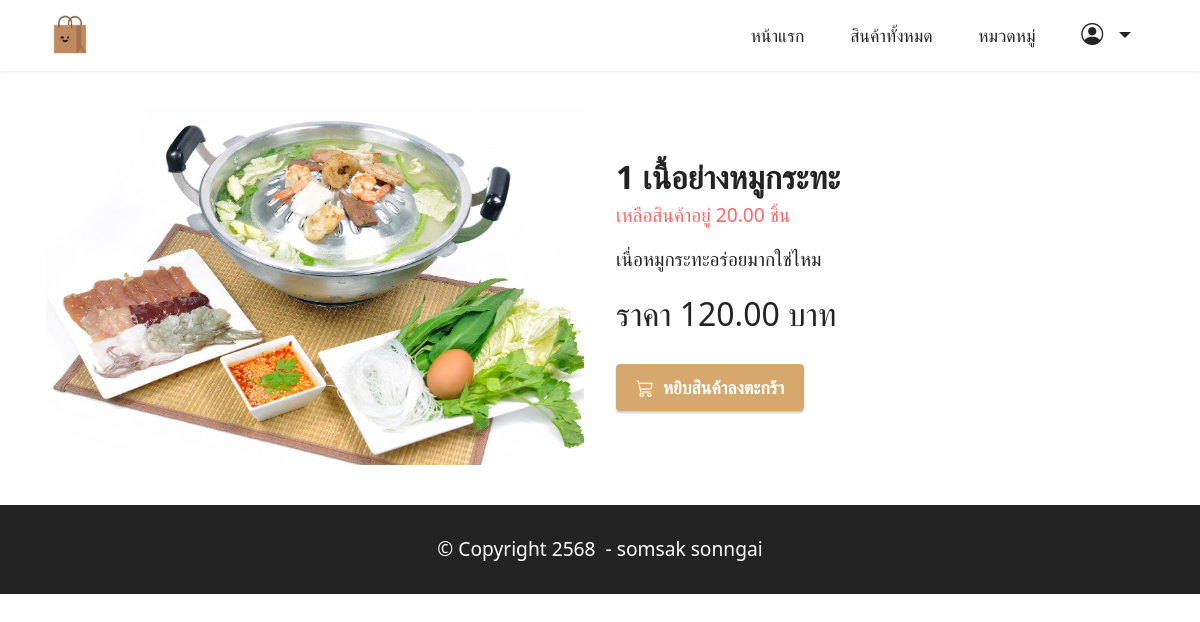
The app's page /blog/product/1/ with its own data.
### productapp/models.py (models this page shows, shortened)
class Product1(models.Model):
    category = models.ForeignKey('Category',on_delete=models.CASCADE,null=True,verbose_name="หมวดหมู่สินค้า")
    name = models.CharField("ชื่อสินค้า", max_length=100)
    description = models.TextField("รายละเอียดสินค้า", max_length=500)
    price = models.DecimalField("ราคาขาย", max_digits=10, decimal_places=2)
    stock = models.DecimalField("จำนวนในสต๊อก", max_digits=10, decimal_places=2)
    is_trending = models.BooleanField("สินค้าแนะนำ", default=False)
    image = models.ImageField("รูปสินค้า", upload_to="product")
    profitprice = models.DecimalField("ราคากำไร", max_digits=10, decimal_places=2)
    created_at = models.DateTimeField("วันที่เพิ่มสินค้า", auto_now_add=True)
    updated_at = models.DateTimeField("วันที่แก้ไขล่าสุด", auto_now=True)
    barcode = models.CharField("บาร์โค้ด", max_length=13, unique=True)
    class Meta:
        verbose_name = "Product"
        verbose_name_plural = "รายการสินค้า"

### productapp/views.py (the view)
# urls.py: path('product/<int:id>/', views.productDetail, name='productDetail'), #การเรียกใช้ blog ตามด้วย id
def productDetail(request,id):
    product=Product1.objects.get(pk=id)
    return render (request,"detail.html",{"product":product}) #มันก็คือ Product1 นั้นแหละที่เรียกใช้ที่เก็บไว้ในตัวแปร product ถ้าต้องการที่จะทำการเรียกใช้ก็เรียกใช้ product

### productapp/templates/detail.html (shortened to what this page needs)
{% extends "layout.html"%}
{% load humanize %}
{% block content%}
<div class="container my-3">
    <div class="card-wrapper">
        <div class="row align-items-center mt-4">
            <div class="col-12 col-lg-6">
                <div class="image-wrapper">
                    <img src="{{product.image.url}}">
                </div>
            </div>
            <div class="col-12 col-lg-6 my-4">
                <div class="text-box">
                    <h5 class="mbr-title mbr-fonts-style display-5">
                        <strong>{{product.name}}</strong>
                        <p class="display-7 text-secondary">เหลือสินค้าอยู่ {{product.stock}} ชิ้น</p>
                    </h5>
                    <p class="mbr-text mbr-fonts-style display-7">{{product.description}}</p>
                    <div class="cost">
                        <span class="currentcost mbr-fonts-style pr-2 display-5">ราคา {{product.price}} บาท</span>
                    </div>
                    <div class="mbr-section-btn pt-3">
                        {%if product.stock <= 0 %}
                             <h2 class="text-secondary " t>สินค้าหมด</h2>
                        {% else %}
                            <a href="{% url 'addCart' product.id %}" class="btn btn-primary display-4">
                                 <i class="bi bi-cart3"></i></i>&nbsp;
                                    หยิบสินค้าลงตะกร้า
                             </a>
                         {% endif %}
                    </div>
                </div>
            </div>
        </div>
    </div>
    <br>
</div>
{% endblock %}

### productapp/static/assets/theme/css/style.css (style rules this page uses)
body { font-style: normal; line-height: 1.5; font-weight: 400; color: #232323; position: relative; }
section, .container, .container-fluid { position: relative; word-wrap: break-word; }
a { font-style: normal; font-weight: 400; cursor: pointer; }
a, a:hover { text-decoration: none; }
.mbr-text { font-style: normal; line-height: 1.7; }
h1, h2, h3, h4, h5, h6, .display-1, .display-2, .display-4, .display-5, .display-7, span, p, a { line-height: 1; word-break: break-word; word-wrap: break-word; font-weight: 400; }
b, strong { font-weight: bold; }
img, iframe { display: block; width: 100%; }
.mbr-section-btn { margin-left: -0.6rem; margin-right: -0.6rem; font-size: 0; }
.btn { font-weight: 600; border-width: 1px; font-style: normal; margin: 0.6rem 0.6rem; white-space: normal; transition: all 0.2s ease-in-out; display: inline-flex; align-items: center; justify-content: center; word-break: break-word; }
.row { display: -webkit-flex; -webkit-flex-wrap: wrap; }
.card-wrapper { -webkit-flex: 1; }
html, body { height: auto; min-height: 100vh; }
.mt-4 { margin-top: 2rem !important; }
@media (min-width: 992px) { .container { padding-left: 16px; padding-right: 16px; } }
@media (min-width: 992px) { .row { margin-left: -16px; margin-right: -16px; } }
@media (min-width: 992px) { .row > [class*=col] { padding-left: 16px; padding-right: 16px; } }
.card-wrapper, .item-wrapper { overflow: hidden; }

### productapp/static/assets/custom/css/custom-style.css (style rules this page uses)
.display-4 { font-size: 1.1rem; line-height: 1.5; }
.display-5 { font-size: 2rem; line-height: 1.5; }
.display-7 { font-size: 1.2rem; line-height: 1.5; }
.btn { padding: 0.6rem 1.2rem; border-radius: 4px; }
.btn-primary, .btn-primary:active { background-color: #d7a86e !important; border-color: #d7a86e !important; color: #ffffff !important; box-shadow: 0 2px 2px 0 rgba(0, 0, 0, 0.2); }
.text-secondary { color: #ff6666 !important; }
a, a:hover { color: #d7a86e; }
body { overflow-x: hidden; }
a { transition: color 0.6s; }

### records on screen
Product1: image (picture), name "1 เนื้อย่างหมูกระทะ", stock "20.00", description "เนื่อหมูกระทะอร่อยมากใช่ไหม", price "120.00"
